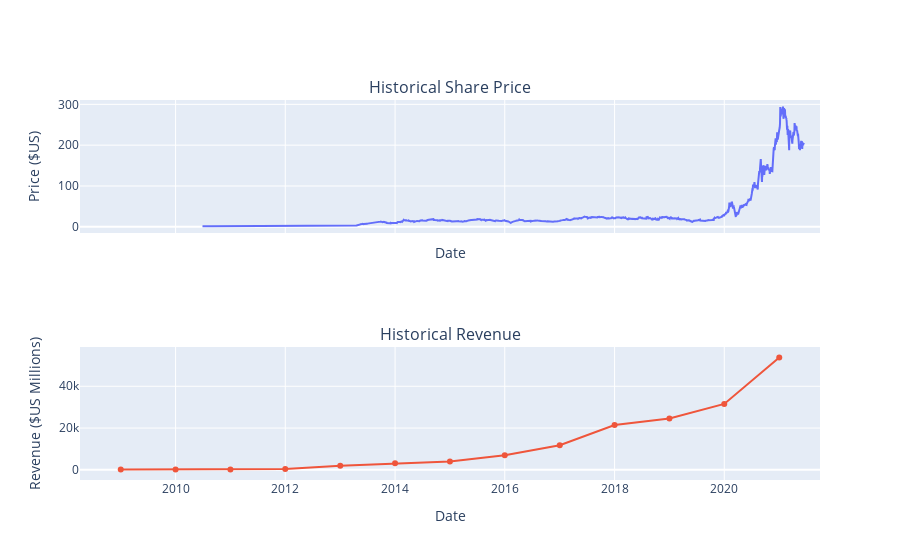

Notebook code for this chart:
### Markdown cell above
Use the `make_graph` function to graph the Tesla Stock Data, also provide a title for the graph. The structure to call the `make_graph` function is `make_graph(tesla_data, tesla_revenue, 'Tesla')`. Note the graph will only show data upto June 2021.

### Code cell
make_graph(tesla_data, tesla_revenue, Tesla)

### Figure 1 — Plotly figure (JSON) as saved in the notebook; plotly's stock layout.template omitted (floating-point values rounded to 4 significant figures; data arrays with more than 128 entries replaced by an {"elided": "..."} marker saying what was removed)
{"data": [{"name": "Share Price", "type": "scatter", "x": {"elided": "2759 str values"}, "xaxis": "x", "y": {"elided": "2759 float values"}, "yaxis": "y"}, {"name": "Revenue", "type": "scatter", "x": ["2021-01-01T00:00:00", "2020-01-01T00:00:00", "2019-01-01T00:00:00", "2018-01-01T00:00:00", "2017-01-01T00:00:00", "2016-01-01T00:00:00", "2015-01-01T00:00:00", "2014-01-01T00:00:00", "2013-01-01T00:00:00", "2012-01-01T00:00:00", "2011-01-01T00:00:00", "2010-01-01T00:00:00", "2009-01-01T00:00:00"], "xaxis": "x2", "y": [53823, 31536, 24578, 21461, 11759, 7000, 4046, 3198, 2013, 413, 204, 117, 112], "yaxis": "y2"}], "layout": {"annotations": [{"font": {"size": 16}, "showarrow": false, "text": "Historical Share Price", "x": 0.5, "xanchor": "center", "xref": "paper", "y": 1.0, "yanchor": "bottom", "yref": "paper"}, {"font": {"size": 16}, "showarrow": false, "text": "Historical Revenue", "x": 0.5, "xanchor": "center", "xref": "paper", "y": 0.35, "yanchor": "bottom", "yref": "paper"}], "autosize": true, "showlegend": false, "xaxis": {"anchor": "y", "autorange": true, "domain": [0, 1], "matches": "x2", "range": ["2008-03-25 08:00:45.1411", "2021-10-09 15:59:14.8589"], "showticklabels": false, "title": {"text": "Date"}, "type": "date"}, "xaxis2": {"anchor": "y2", "autorange": true, "domain": [0, 1], "range": ["2008-03-25 08:00:45.1411", "2021-10-09 15:59:14.8589"], "title": {"text": "Date"}, "type": "date"}, "yaxis": {"anchor": "x", "autorange": true, "domain": [0.65, 1.0], "range": [-15.24, 310.7], "title": {"text": "Price ($US)"}, "type": "linear"}, "yaxis2": {"anchor": "x2", "autorange": true, "domain": [0, 0.35], "range": [-5758.0, 59690.0], "title": {"text": "Revenue ($US Millions)"}, "type": "linear"}}}
